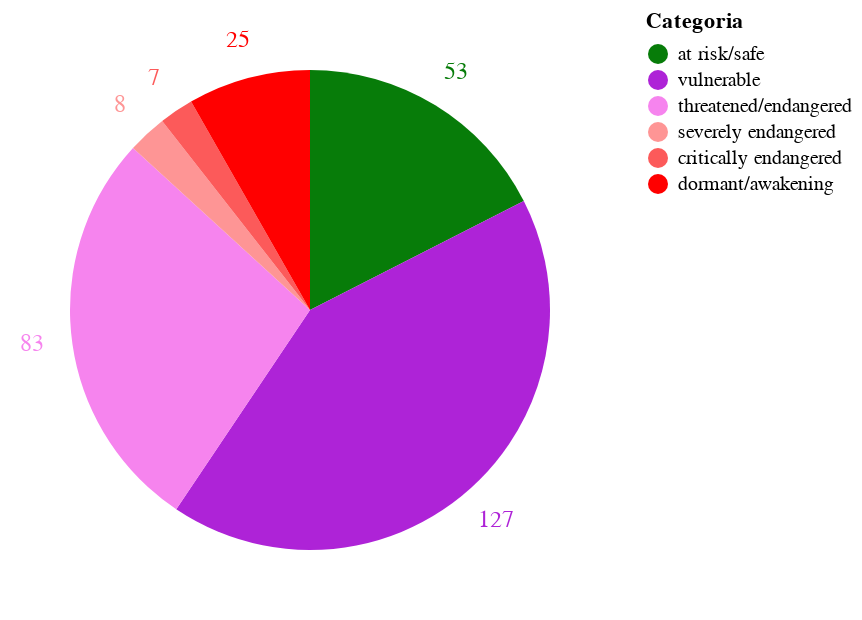

Notebook source saved alongside this figure:
### Code cell
print(elcat_mx.keys())

labels2spa={
    'safe':'Estable', 'vulnerable':'Vulnerable', 'definitely endangered':'Definitivamente en peligro', 'severely endangered':'Severamene en peligro', 'critically endangered':'Criticamente en peligro','extinct':'Sin usarse'
}

order=['at risk/safe','vulnerable','threatened/endangered','severely endangered','critically endangered','dormant/awakening']

source = pd.DataFrame({'Categoria':[ix for ix in order],'Cantidad':[elcat_mx[ix] for ix in order], 'Order': range(len(order))})

base=alt.Chart(source).encode(
    alt.Theta("Cantidad:Q").stack(True),
    color=alt.Color('Categoria', sort=alt.SortField('Order'),scale=alt.Scale(range=['#077c09','#ae23d7','#f684ee','#fe9595','#fc5a5a','#ff0000'])),
    order=alt.Order('Order:O')
)

pie = base.mark_arc(outerRadius=120)
text = base.mark_text(radius=140, size=12).encode(text="Cantidad")

pie + text

### Figure 1 — Vega-Lite specification as saved in the notebook (floating-point values rounded to 4 significant figures)
{"config": {"view": {"continuousWidth": 300, "continuousHeight": 300}}, "layer": [{"mark": {"type": "arc", "outerRadius": 120}, "encoding": {"color": {"field": "Categoria", "scale": {"range": ["#077c09", "#ae23d7", "#f684ee", "#fe9595", "#fc5a5a", "#ff0000"]}, "sort": {"field": "Order"}, "type": "nominal"}, "order": {"field": "Order", "type": "ordinal"}, "theta": {"field": "Cantidad", "stack": true, "type": "quantitative"}}}, {"mark": {"type": "text", "radius": 140, "size": 12}, "encoding": {"color": {"field": "Categoria", "scale": {"range": ["#077c09", "#ae23d7", "#f684ee", "#fe9595", "#fc5a5a", "#ff0000"]}, "sort": {"field": "Order"}, "type": "nominal"}, "order": {"field": "Order", "type": "ordinal"}, "text": {"field": "Cantidad", "type": "quantitative"}, "theta": {"field": "Cantidad", "stack": true, "type": "quantitative"}}}], "data": {"name": "data-a804eeb980d87867809be2bc87ac8470"}, "$schema": "https://vega.github.io/schema/vega-lite/v5.20.1.json", "datasets": {"data-a804eeb980d87867809be2bc87ac8470": [{"Categoria": "at risk/safe", "Cantidad": 53, "Order": 0}, {"Categoria": "vulnerable", "Cantidad": 127, "Order": 1}, {"Categoria": "threatened/endangered", "Cantidad": 83, "Order": 2}, {"Categoria": "severely endangered", "Cantidad": 8, "Order": 3}, {"Categoria": "critically endangered", "Cantidad": 7, "Order": 4}, {"Categoria": "dormant/awakening", "Cantidad": 25, "Order": 5}]}}
